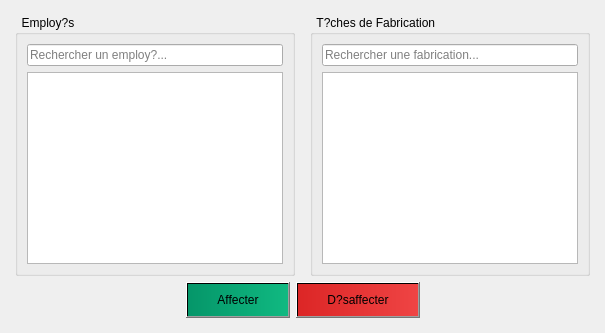
          <widget class="QWidget" name="tab_emp_affectation">
           <attribute name="title">
            <string>Affectation T?ches</string>
           </attribute>
           <layout class="QVBoxLayout" name="vl_emp_affect">
            <property name="leftMargin">
             <number>15</number>
            </property>
            <property name="topMargin">
             <number>15</number>
            </property>
            <property name="rightMargin">
             <number>15</number>
            </property>
            <property name="bottomMargin">
             <number>15</number>
            </property>
            <item>
             <layout class="QHBoxLayout" name="hl_affect_panels">
              <property name="spacing">
               <number>15</number>
              </property>
              <item>
               <widget class="QGroupBox" name="gb_affect_emp">
                <property name="title">
                 <string>  Employ?s</string>
                </property>
                <layout class="QVBoxLayout" name="vl_affect_emp_inner">
                 <item>
                  <widget class="QLineEdit" name="search_affect_emp">
                   <property name="placeholderText">
                    <string>Rechercher un employ?...</string>
                   </property>
                  </widget>
                 </item>
                 <item>
                  <widget class="QTableView" name="tv_affect_emp">
                   <property name="editTriggers">
                    <set>QAbstractItemView::EditTrigger::NoEditTriggers</set>
                   </property>
                   <property name="selectionBehavior">
                    <enum>QAbstractItemView::SelectionBehavior::SelectRows</enum>
                   </property>
                   <property name="showGrid">
                    <bool>false</bool>
                   </property>
                   <property name="sortingEnabled">
                    <bool>true</bool>
                   </property>
                   <attribute name="horizontalHeaderStretchLastSection">
                    <bool>true</bool>
                   </attribute>
                   <attribute name="verticalHeaderVisible">
                    <bool>false</bool>
                   </attribute>
                   <attribute name="verticalHeaderDefaultSectionSize">
                    <number>40</number>
                   </attribute>
                  </widget>
                 </item>
                </layout>
               </widget>
              </item>
              <item>
               <widget class="QGroupBox" name="gb_affect_fab">
                <property name="title">
                 <string>  T?ches de Fabrication</string>
                </property>
                <layout class="QVBoxLayout" name="vl_affect_fab_inner">
                 <item>
                  <widget class="QLineEdit" name="search_affect_fab">
                   <property name="placeholderText">
                    <string>Rechercher une fabrication...</string>
                   </property>
                  </widget>
                 </item>
                 <item>
                  <widget class="QTableView" name="tv_affect_fab">
                   <property name="editTriggers">
                    <set>QAbstractItemView::EditTrigger::NoEditTriggers</set>
                   </property>
                   <property name="selectionBehavior">
                    <enum>QAbstractItemView::SelectionBehavior::SelectRows</enum>
                   </property>
                   <property name="showGrid">
                    <bool>false</bool>
                   </property>
                   <property name="sortingEnabled">
                    <bool>true</bool>
                   </property>
                   <attribute name="horizontalHeaderStretchLastSection">
                    <bool>true</bool>
                   </attribute>
                   <attribute name="verticalHeaderVisible">
                    <bool>false</bool>
                   </attribute>
                   <attribute name="verticalHeaderDefaultSectionSize">
                    <number>40</number>
                   </attribute>
                  </widget>
                 </item>
                </layout>
               </widget>
              </item>
             </layout>
            </item>
            <item>
             <layout class="QHBoxLayout" name="hl_affect_actions">
              <item>
               <spacer name="hs_affect_left">
                <property name="orientation">
                 <enum>Qt::Orientation::Horizontal</enum>
                </property>
                <property name="sizeHint" stdset="0">
                 <size>
                  <width>40</width>
                  <height>20</height>
                 </size>
                </property>
               </spacer>
              </item>
              <item>
               <widget class="QPushButton" name="btn_emp_affect">
                <property name="styleSheet">
                 <string notr="true">background:qlineargradient(x1:0,y1:0,x2:1,y2:0,stop:0 #059669,stop:1 #10b981);padding:10px 30px;</string>
                </property>
                <property name="text">
                 <string>Affecter</string>
                </property>
               </widget>
              </item>
              <item>
               <widget class="QPushButton" name="btn_emp_unaffect">
                <property name="styleSheet">
                 <string notr="true">background:qlineargradient(x1:0,y1:0,x2:1,y2:0,stop:0 #dc2626,stop:1 #ef4444);padding:10px 30px;</string>
                </property>
                <property name="text">
                 <string>D?saffecter</string>
                </property>
               </widget>
              </item>
              <item>
               <spacer name="hs_affect_right">
                <property name="orientation">
                 <enum>Qt::Orientation::Horizontal</enum>
                </property>
                <property name="sizeHint" stdset="0">
                 <size>
                  <width>40</width>
                  <height>20</height>
                 </size>
                </property>
               </spacer>
              </item>
             </layout>
            </item>
           </layout>
          </widget>
